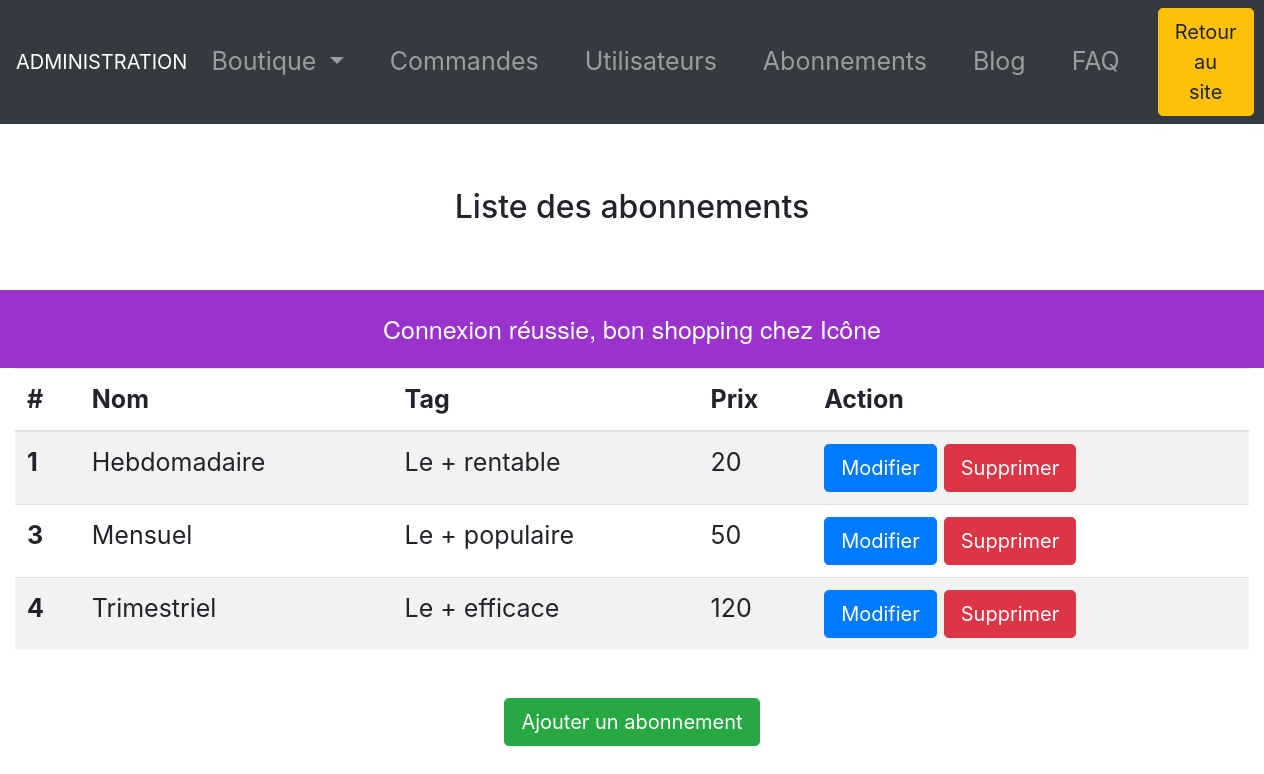
/index.php?p=planAdmin&action=list (signed in), run on the app's committed database.
### tables this page shows
CREATE TABLE `plans` (
  `id` int(11) NOT NULL,
  `name` varchar(255) NOT NULL,
  `tag` varchar(255) NOT NULL,
  `price` int(255) NOT NULL,
  `feature1` varchar(255) NOT NULL,
  `feature2` varchar(255) NOT NULL,
  `feature3` varchar(255) NOT NULL,
  `duration` varchar(255) NOT NULL
);

### models/Plan.php (called while the page is built, shortened)
 <?php
function getAllPlans(){
    $db = dbConnect();
    $query = $db->query('SELECT * FROM plans');
    $plans = $query->fetchAll();
    return $plans;
}

### views/plansList.php (the view, shortened to what this page needs)
<!DOCTYPE html>
<html lang="fr">
<head>
    <link rel="stylesheet" href="assets/css/admin.css">
    <?php require 'partials/head_assets_admin.php'; ?>
</head>
<body>
<header>
    <?php require 'partials/header_admin.php'; ?>
</header>
<main>
    <h2 class="p-3 text-center mt-5 mb-5">Liste des abonnements</h2>
    <?php if(isset($_SESSION['messages'])): ?>
        <div class="message">
            <?php foreach($_SESSION['messages'] as $message): ?>
                <?= $message ?><br>
            <?php endforeach; ?>
        </div>
    <?php endif; ?>
    <div class="container-fluid">
        <table class="table table-striped">
            <thead>
            <tr>
                <th scope="col">#</th>
                <th scope="col">Nom</th>
                <th scope="col">Tag</th>
                <th scope="col">Prix</th>
                <th scope="col">Action</th>
            </tr>
            </thead>
            <tbody>
            <?php foreach($plans as $plan):?>
                <tr>
                    <th scope="row"><?= htmlentities($plan['id']) ?></th>
                    <td><?= htmlentities($plan['name']) ?>
                    <td><?= htmlentities($plan['tag']) ?> </td>
                    <td><?= htmlentities($plan['price']) ?> </td>
                    <td>
                        <a class="btn btn-primary btn-lg" href="index.php?p=planAdmin&action=edit&id=<?= $plan['id'] ?>" role="button">Modifier</a>
                        <button type="button" class="btn btn-danger btn-lg" data-toggle="modal" data-target="#exampleModal<?= $plan['id'] ?>">
                            Supprimer
                        </button>
                    </td>
                </tr>
            <?php endforeach; ?>
            </tbody>
        </table>
    </div>
    <div class="text-center mt-5">
        <a class="btn btn-success center-block text-center btn-lg" href="index.php?p=planAdmin&action=new" role="button">Ajouter un abonnement</a>
    </div>
</main>
</body>

### assets/css/admin.css (style rules this page uses)
.message { text-align: center; font-family: "Helvetica Neue"; font-size: 25px; color: #ffffff; padding: 20px; background-color: #9933cc; }
th, tr, label { font-size: 25px; }

### data on the page
plans: id "1", name "Hebdomadaire", tag "Le + rentable", price "20"
plans: id "3", name "Mensuel", tag "Le + populaire", price "50"
plans: id "4", name "Trimestriel", tag "Le + efficace", price "120"

### other printed values
$message "Connexion réussie, bon shopping chez Icône"
